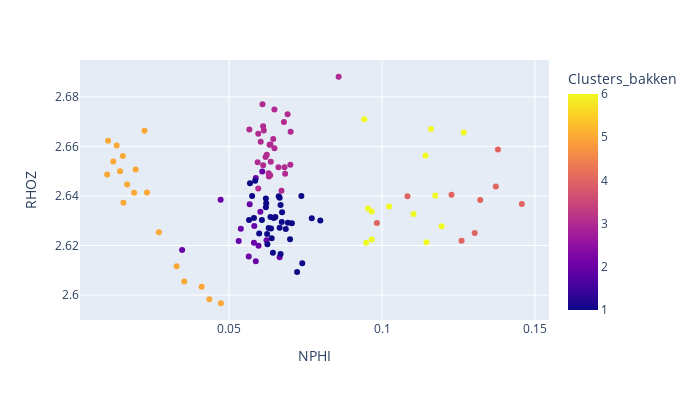

Notebook source saved alongside this figure:
### Code cell
fig = px.scatter(df_tc_bakken_cluster, 
                 y='RHOZ', 
                 x='NPHI', 
                 color = 'Clusters_bakken', 
                 width=700, 
                 height=400)

fig.show()
